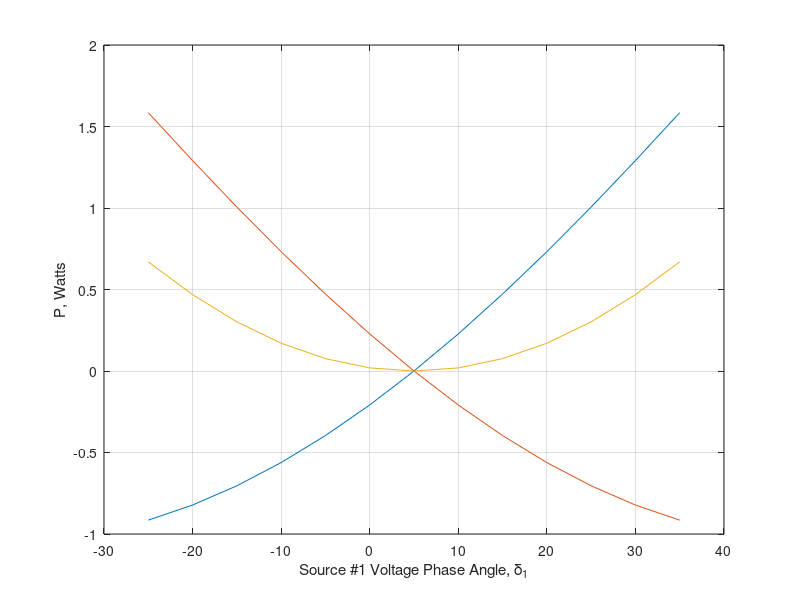

Write the MATLAB code that produced this figure.
E1=input('Source # 1 Voltage Mag. = ');
a1=input('Source # 1 Phase Angle  = ');
E2=input('Source # 2 Voltage Mag. = ');
a2=input('Source # 2 Phase Angle  = ');
R=input('Line Resistance = ');
X= input('Line Reactance = ');
Z= R + j*X;                                      % line impedance
a1 = (-30+a1:5:30+a1)';    % change a1 by +/- 30 deg., col. array
a1r = a1*pi/180;                       % convert degree to radian
k=length(a1);
a2=ones(k,1)*a2;        % create col. array of same length for a2
a2r = a2*pi/180;                       % convert degree to radian
V1=E1.*cos(a1r) + j*E1.*sin(a1r);
V2=E2.*cos(a2r) + j*E2.*sin(a2r);
I12 = (V1 - V2)./Z;  I21=-I12;
S1= V1.*conj(I12);  P1 = real(S1);  Q1 = imag(S1);
S2= V2.*conj(I21);  P2 = real(S2);  Q2 = imag(S2);
SL= S1+S2;        PL = real(SL);  QL = imag(SL);
Result1=[a1, P1,  P2, PL];
disp('  ')
disp('   Delta 1     P_1       P_2       P_L ')
disp(Result1)
plot(a1, P1,  a1, P2,  a1, PL), grid
text(-26, -550, 'P_1'), text(-26, 600,'P_2'), text(-26, 115, 'P_L')
xlabel('Source #1 Voltage Phase Angle, \delta_1'), ylabel('P, Watts')
